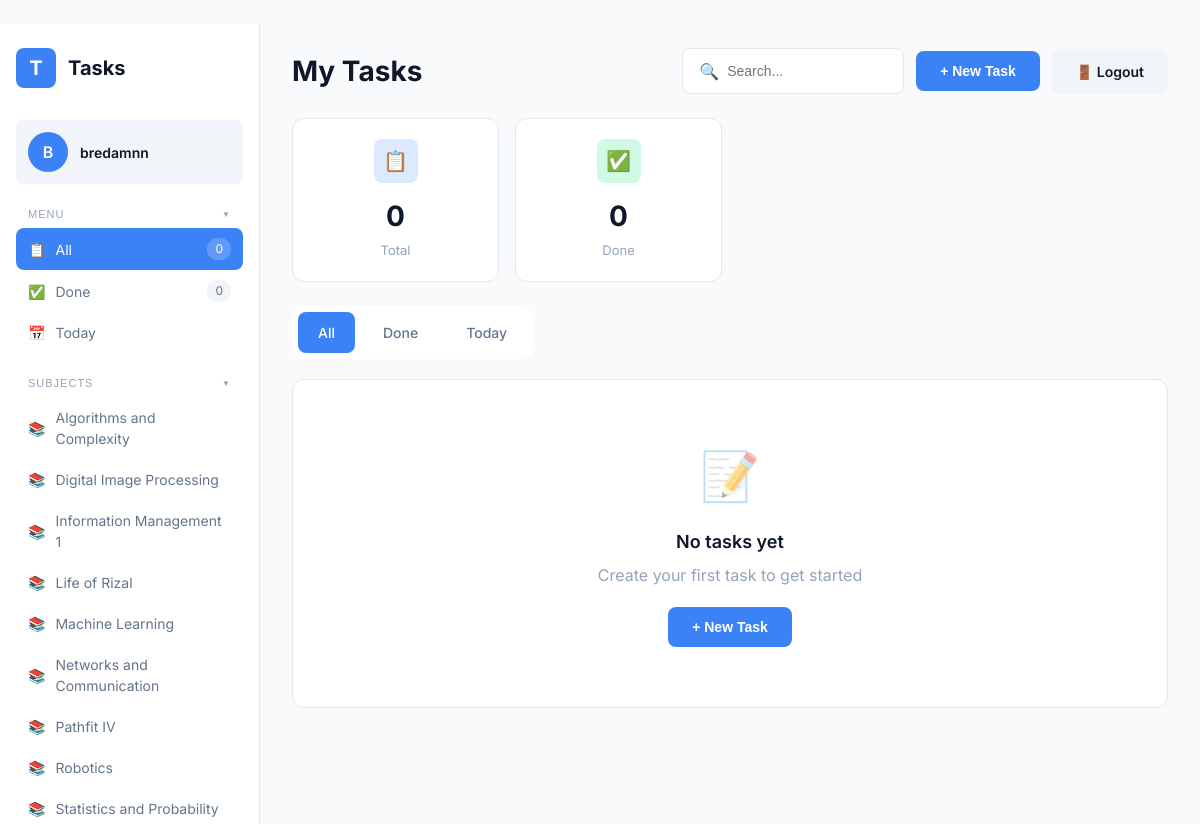
Screenshot of / (signed in) with the database file from the repository.
### src/models.py (models this page shows, shortened)
class User(UserMixin, db.Model):
    id = db.Column(db.Integer, primary_key=True)
    username = db.Column(db.String(64), index=True, unique=True, nullable=False)
    email = db.Column(db.String(120), index=True, unique=True, nullable=False)
    password_hash = db.Column(db.String(128))
    created_at = db.Column(db.DateTime, default=datetime.utcnow)
    tasks = db.relationship('Task', backref='author', lazy='dynamic', cascade='all, delete-orphan')
    categories = db.relationship('Category', backref='author', lazy='dynamic', cascade='all, delete-orphan')
    pomodoros = db.relationship('Pomodoro', backref='author', lazy='dynamic', cascade='all, delete-orphan')

class Category(db.Model):
    id = db.Column(db.Integer, primary_key=True)
    name = db.Column(db.String(50), nullable=False)
    color = db.Column(db.String(7), default='#3498db')  # Hex color
    icon = db.Column(db.String(20), default='📚')  # Emoji icon
    created_at = db.Column(db.DateTime, default=datetime.utcnow)
    user_id = db.Column(db.Integer, db.ForeignKey('user.id'), nullable=False)
    tasks = db.relationship('Task', backref='category', lazy='dynamic')

### src/main/__init__.py (the view)
@main.route('/')
@login_required
def index():
    filter_type = request.args.get('filter', 'all')
    category_id = request.args.get('category', type=int)
    priority = request.args.get('priority')
    search_query = request.args.get('q', '').strip()
    query = Task.query.filter_by(user_id=current_user.id)
    if filter_type == 'active':
        query = query.filter_by(is_completed=False)
    elif filter_type == 'completed':
        query = query.filter_by(is_completed=True)
    elif filter_type == 'today':
        today = datetime.utcnow().date()
        query = query.filter(Task.due_date >= datetime.combine(today, datetime.min.time()),
                            Task.due_date <= datetime.combine(today, datetime.max.time()))
    elif filter_type == 'overdue':
        query = query.filter(Task.due_date < datetime.utcnow(), Task.is_completed == False)
    if category_id:
        query = query.filter_by(category_id=category_id)
    if priority:
        query = query.filter_by(priority=priority)
    if search_query:
        query = query.filter(Task.title.ilike(f'%{search_query}%') | Task.description.ilike(f'%{search_query}%'))
    tasks = query.order_by(
        Task.is_completed.asc(),
        Task.priority.desc(),
        Task.due_date.asc(),
        Task.created_at.desc()
    ).all()
    categories = Category.query.filter_by(user_id=current_user.id).order_by(Category.name.asc()).all()
    stats = get_user_stats(current_user.id)
    return render_template('index.html',
                         tasks=tasks,
                         categories=categories,
                         stats=stats,
                         filter_type=filter_type)

### src/models.py (called while the page is built)
@login_manager.user_loader
def load_user(user_id):
    return User.query.get(int(user_id))

### src/utils/analytics.py (called while the page is built)
def calculate_streak(user_id):
    streak = 0
    current_date = datetime.utcnow().date()
    while True:
        day_start = datetime.combine(current_date, datetime.min.time())
        day_end = datetime.combine(current_date, datetime.max.time())
        completed = Task.query.filter(
            Task.user_id == user_id,
            Task.is_completed == True,
            Task.updated_at >= day_start,
            Task.updated_at <= day_end
        ).count()
        if completed > 0:
            streak += 1
            current_date -= timedelta(days=1)
        else:
            if current_date == datetime.utcnow().date():
                current_date -= timedelta(days=1)
                continue
            break
        if streak >= 365:
            break
    return streak

### src/templates/index.html (shortened to what this page needs)
﻿{% extends "base.html" %}
{% block content %}
<div class="page-header">
    <h1 class="page-title">My Tasks</h1>
    <div class="header-actions">
        <form method="GET" action="{{ url_for('main.index') }}" class="search-box">
            <span>🔍</span>
            <input type="text" name="q" placeholder="Search..." value="{{ request.args.get('q', '') }}">
        </form>
        <button class="btn btn-primary" onclick="openModal('taskModal')">+ New Task</button>
        <a href="{{ url_for('auth.logout') }}" class="btn btn-secondary">🚪 Logout</a>
    </div>
</div>
<div class="stats-grid">
    <div class="stat-card">
        <div class="stat-icon" style="background: var(--primary-light); color: var(--primary);">📋</div>
        <div class="stat-value">{{ stats.total_tasks }}</div>
        <div class="stat-label">Total</div>
    </div>
    <div class="stat-card">
        <div class="stat-icon" style="background: var(--success-light); color: var(--success);">✅</div>
        <div class="stat-value">{{ stats.completed_tasks }}</div>
        <div class="stat-label">Done</div>
    </div>
</div>
<div class="filter-tabs">
    <a href="{{ url_for('main.index') }}" class="filter-tab {{ 'active' if filter_type == 'all' else '' }}">All</a>
    <a href="{{ url_for('main.index', filter='completed') }}" class="filter-tab {{ 'active' if filter_type == 'completed' else '' }}">Done</a>
    <a href="{{ url_for('main.index', filter='today') }}" class="filter-tab {{ 'active' if filter_type == 'today' else '' }}">Today</a>
</div>
<div class="task-list">
    {% for task in tasks %}
    <div class="task-card {{ 'completed' if task.is_completed else '' }}" data-id="{{ task.id }}">
        <div class="task-check {{ 'checked' if task.is_completed else '' }}" onclick="toggleTask({{ task.id }})">
            {% if task.is_completed %}✓{% endif %}
        </div>
        <div class="task-content">
            <div class="task-title">{{ task.title }}</div>
            <div class="task-meta">
                <span class="task-tag tag-{{ task.priority|lower }}">{{ task.priority }}</span>
                {% if task.category %}<span>{{ task.category.name }}</span>{% endif %}
                {% if task.due_date %}<span>📅 {{ task.due_date.strftime('%b %d') }}</span>{% endif %}
                {% if task.link %}<a href="{{ task.link }}" target="_blank" class="task-link" title="Open link">🔗</a>{% endif %}
            </div>
        </div>
        <div class="task-actions">
            <button class="action-btn" onclick="startPomodoro({{ task.id }})" title="Focus">🍅</button>
            <button class="action-btn delete" onclick="deleteTask({{ task.id }})" title="Delete">🗑️</button>
        </div>
    </div>
    {% else %}
    <div class="empty-state">
        <div class="empty-icon">📝</div>
        <div class="empty-title">No tasks yet</div>
        <div class="empty-text">Create your first task to get started</div>
        <button class="btn btn-primary" onclick="openModal('taskModal')">+ New Task</button>
    </div>
    {% endfor %}
</div>
{% endblock %}

### src/templates/base.html (shortened to what this page needs)
<!DOCTYPE html>
<html lang="en" data-theme="light">
<head>
</head>
<body>
    {% if current_user.is_authenticated %}
    <div class="app-layout">
        <aside class="sidebar">
            <div class="logo">
                <div class="logo-icon">T</div>
                <span class="logo-text">Tasks</span>
            </div>
            <div class="user-card">
                <div class="user-avatar">{{ current_user.username[0]|upper }}</div>
                <div class="user-name">{{ current_user.username }}</div>
            </div>
            <nav class="nav-section">
                <button class="nav-label" onclick="toggleSection('menu')">Menu</button>
                <div id="menu-section">
                    <a href="{{ url_for('main.index') }}" class="nav-item {{ 'active' if filter_type == 'all' else '' }}"><span>📋</span> All <span class="count">{{ stats.total_tasks if stats else 0 }}</span></a>
                    <a href="{{ url_for('main.index', filter='completed') }}" class="nav-item {{ 'active' if filter_type == 'completed' else '' }}"><span>✅</span> Done <span class="count">{{ stats.completed_tasks if stats else 0 }}</span></a>
                    <a href="{{ url_for('main.index', filter='today') }}" class="nav-item {{ 'active' if filter_type == 'today' else '' }}"><span>📅</span> Today</a>
                </div>
            </nav>
            <nav class="nav-section">
                <button class="nav-label" onclick="toggleSection('subjects')">Subjects</button>
                <div id="subjects-section">
                    {% for category in categories|default([]) %}
                    <a href="{{ url_for('main.index', category=category.id) }}" class="nav-item" onclick="event.stopPropagation(); openEditCategory({{ category.id }}, '{{ category.name }}', '{{ category.color }}', '{{ category.icon }}'); return false;"><span>📚</span> {{ category.name }}</a>
                    {% endfor %}
                </div>
            </nav>
        </aside>
        <main class="main-content">
            {% block content %}{% endblock %}
        </main>
    </div>
    {% endif %}
</body>
</html>

### rows the page displays
User: username "B", username "bredamnn"
Category: name "Algorithms and Complexity"
Category: name "Digital Image Processing"
Category: name "Information Management 1"
Category: name "Life of Rizal"
Category: name "Machine Learning"
Category: name "Networks and Communication"
Category: name "Pathfit IV"
Category: name "Robotics"
Category: name "Statistics and Probability"

### other values shown
{{ stats.total_tasks if stats else 0 }} "0"
{{ stats.completed_tasks if stats else 0 }} "0"
{{ stats.total_tasks }} "0"
{{ stats.completed_tasks }} "0"
